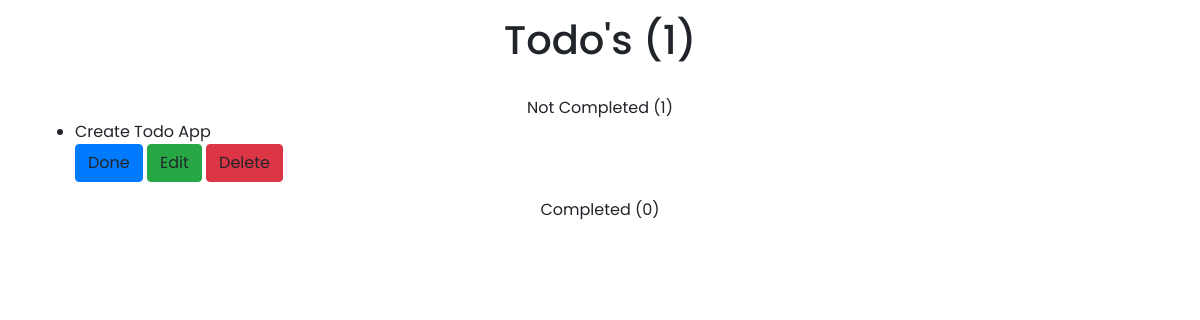
Before: / with the older database file.
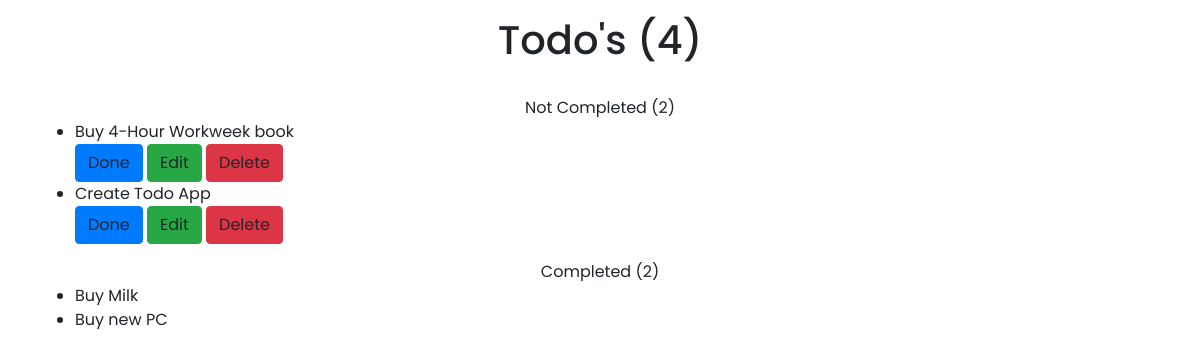
After: the same page with the newer database file.
### todo/models.py (models this page shows, shortened)
class Todo(models.Model):
    created = models.DateTimeField(auto_now_add=True)
    task = models.CharField(max_length=200, blank=True, null=True)
    completed = models.BooleanField(default=False)
    slug = models.SlugField(blank=True, null=True)
    class Meta:
        ordering = ['task']
        verbose_name_plural = "Tasks"
        verbose_name = "Task"

### todo/views.py (the view)
# urls.py: 2. Add a URL to urlpatterns:  path('', views.home, name='home')
def home(request):
    count_all = Todo.objects.all().count()
    not_complete = Todo.objects.filter(completed=False).count()
    complete = Todo.objects.filter(completed=True).count()
    tasks = Todo.objects.all()
    context = {
        "tasks": tasks,
        "count_all": count_all,
        "complete": complete,
        "not_complete": not_complete,
    }
    return render(request, 'todo/home.html', context)

### todo/templates/todo/home.html
{% extends 'todo/base.html' %}
{% load static %}
{% load icons %}
{% block content %}
	<head><title>todo</title></head>
	<div class="container-fluid mt-3">
		<h1 class="text-center">Todo's ({{ count_all }})</h1>
		<br>
		<div class="not_completed text-center">
			Not Completed ({{ not_complete }})
		</div>
		<div class="container">
			<ul>
				{% for task in tasks %}
					{% if not task.completed %}
						<li class="task">{{ task.task }}</li>
						<span><a class="done btn btn-primary">Done</a></span>
						<span><a class="edit btn btn-success">Edit</a></span>
						<span><a class="delete btn btn-danger">Delete</a></span>
					{% endif %}
				{% endfor %}
			</ul>
		</div>
		<div class="completed text-center">
			Completed ({{ complete }})
		</div>
		<div class="container">
			<ul>
				{% for task in tasks %}
					{% if task.completed %}
						<li class="task">{{ task.task }}</li>
					{% endif %}
				{% endfor %}
			</ul>
		</div>
	</div>
{% endblock content %}

### todo/templates/todo/base.html (shortened to what this page needs)
{% load static %} {% load humanize %} {% load widget_tweaks %} {% load todo_tags %}
<!doctype html>
<html lang="en">
<head>
	<link rel="stylesheet" href="https://stackpath.bootstrapcdn.com/bootstrap/4.4.1/css/bootstrap.min.css"
>
	<link rel="stylesheet" href="{% static 'todo/css/todo.css' %}">
</head>
<body>
{% block content %} {% endblock content %}
</body>
</html>

### todo/static/todo/css/todo.css (style rules this page uses)
*, *::before, *::after { padding: 0; margin: 0; box-sizing: border-box; font-family: Poppins, serif; }
.done { margin-left: 30px; }
.task { margin-left: 30px; }

Changed rows visible on the page:
added Todo: task "Buy 4-Hour Workweek book", shown under "Todo's (4)"
added Todo: task "Buy Milk"
added Todo: task "Buy new PC"
Other visible differences:
{{ count_all }}: "1" → "4"
{{ not_complete }}: "1" → "2"
{{ complete }}: "0" → "2"
